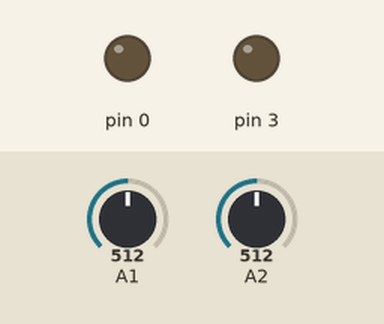
Bench run of a sketch on a simulated Arduino Uno, built with avr-gcc and run on an emulated ATmega328P. Parts: output pins drawn as LEDs (lit = HIGH). The inputs (shaded band) are chosen by the test bench; at power-on: A2 = 512, A1 = 512.

Above: at 1.2 s.
1.3 s: A2 set to 526
At 2.7 s:
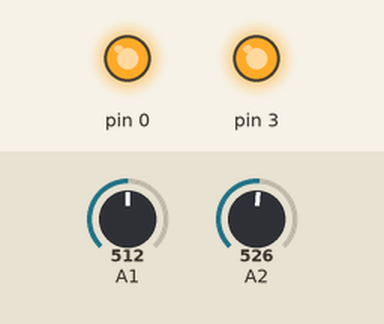
Timing chart, 0 to 4.3 s (numbered marks = the images above; inputs shaded):
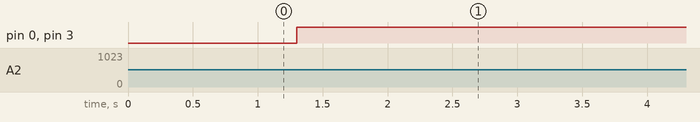

The sketch:

tiny85_photocell.ino
```cpp
//#include <SoftwareSerial.h>

//SoftwareSerial mySerial(4, 3);

int pot;
int ldr;
int state = 0;
unsigned long timer;

void setup()
{
   // mySerial.begin(9600);

    pinMode(0, OUTPUT);
    pinMode(3, OUTPUT);
}

void loop()
{
    pot = analogRead(A1);
    ldr = analogRead(A2);

    pot += 5;

    if (ldr >= pot)
    {
    	digitalWrite(3, HIGH);
      digitalWrite(0, HIGH);
      state = 1;
     delay(900000);

      while (ldr >= pot)
      {
        pot = analogRead(A1);
        ldr = analogRead(A2);
        ldr += 250;
      }
    }
    else
    {
     digitalWrite(3, LOW);
     digitalWrite(0, LOW);
     state = 0;
    }
}
```

Measured:
- the behaviour switches between 516 and 517 on A2 (found by bisection; images 0 and 1)
- after the input at 1.3 s, pin 0, pin 3: LOW → HIGH at once
